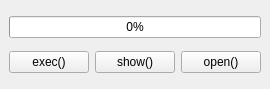
<?xml version="1.0" encoding="UTF-8"?>
<ui version="4.0">
 <class>MainWindow</class>
 <widget class="QMainWindow" name="MainWindow">
  <property name="geometry">
   <rect>
    <x>0</x>
    <y>0</y>
    <width>257</width>
    <height>89</height>
   </rect>
  </property>
  <property name="windowTitle">
   <string>Main Window</string>
  </property>
  <widget class="QWidget" name="centralwidget">
   <layout class="QVBoxLayout" name="verticalLayout">
    <item>
     <widget class="QProgressBar" name="pBar">
      <property name="value">
       <number>0</number>
      </property>
     </widget>
    </item>
    <item>
     <layout class="QHBoxLayout" name="horizontalLayout">
      <item>
       <widget class="QPushButton" name="btnExec">
        <property name="text">
         <string>exec()</string>
        </property>
       </widget>
      </item>
      <item>
       <widget class="QPushButton" name="btnShow">
        <property name="text">
         <string>show()</string>
        </property>
       </widget>
      </item>
      <item>
       <widget class="QPushButton" name="btnOpen">
        <property name="text">
         <string>open()</string>
        </property>
       </widget>
      </item>
     </layout>
    </item>
   </layout>
  </widget>
  <widget class="QMenuBar" name="menubar">
   <property name="geometry">
    <rect>
     <x>0</x>
     <y>0</y>
     <width>257</width>
     <height>20</height>
    </rect>
   </property>
  </widget>
 </widget>
 <resources/>
 <connections/>
</ui>
